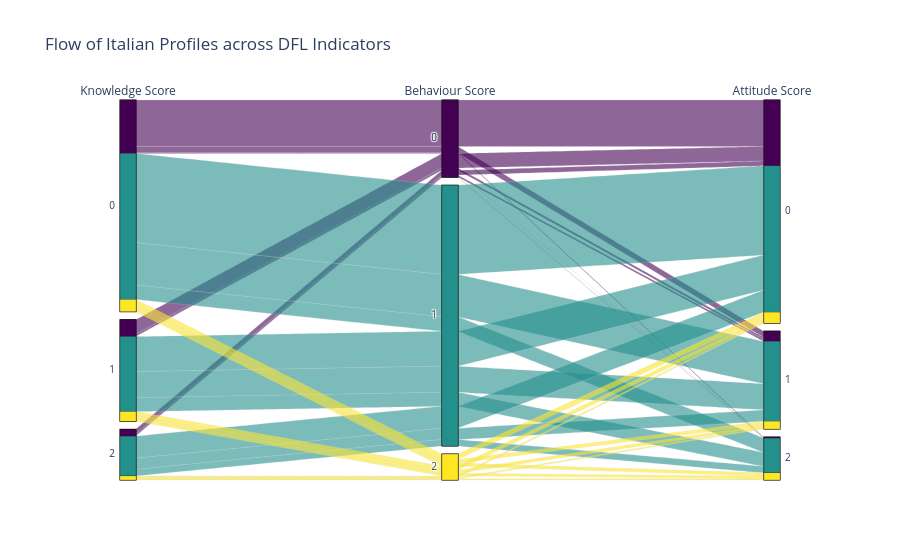

The cell this chart's notebook holds for it:
### Code cell
# Display the construction of profiles
plot_parallel_indicators(df_analysis)

### Figure 1 — Plotly figure (JSON) as saved in the notebook; plotly's stock layout.template omitted (floating-point values rounded to 4 significant figures; data arrays with more than 128 entries replaced by an {"elided": "..."} marker saying what was removed)
{"data": [{"dimensions": [{"categoryarray": ["0", "1", "2"], "categoryorder": "array", "label": "Knowledge Score", "values": {"elided": "4862 str values"}}, {"categoryarray": ["0", "1", "2"], "categoryorder": "array", "label": "Behaviour Score", "values": {"elided": "4862 str values"}}, {"categoryarray": ["0", "1", "2"], "categoryorder": "array", "label": "Attitude Score", "values": {"elided": "4862 str values"}}], "domain": {"x": [0, 1], "y": [0, 1]}, "line": {"color": {"elided": "4862 int values"}, "coloraxis": "coloraxis"}, "name": "", "type": "parcats"}], "layout": {"coloraxis": {"colorbar": {"title": {"text": "Behaviour"}}, "colorscale": [[0, "#440154"], [0.1111, "#482878"], [0.2222, "#3e4989"], [0.3333, "#31688e"], [0.4444, "#26828e"], [0.5556, "#1f9e89"], [0.6667, "#35b779"], [0.7778, "#6ece58"], [0.8889, "#b5de2b"], [1, "#fde725"]], "showscale": false}, "legend": {"tracegroupgap": 0}, "showlegend": false, "title": {"text": "Flow of Italian Profiles across DFL Indicators"}}}
